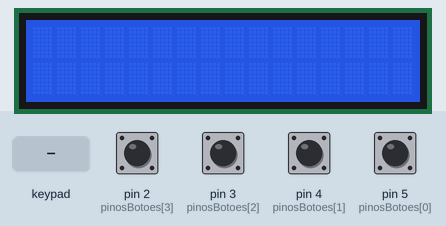
Bench run of a sketch on a simulated Arduino Uno, built with avr-gcc and run on an emulated ATmega328P. Shown: 16×2 character LCD. Inputs (shaded band) come from the test bench; at power-on: pin 2 (pinosBotoes[3]), pin 3 (pinosBotoes[2]), pin 4 (pinosBotoes[1]), pin 5 (pinosBotoes[0]) HIGH.

Above: at 1.2 s.
1.3 s: keypad keys 9 8 7 6 * pressed 0.4 s apart
At 3.2 s:
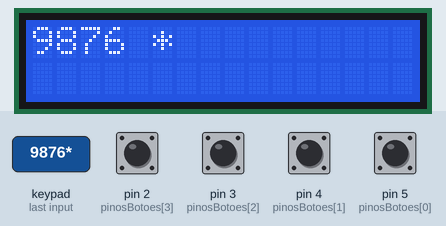
4.8 s: key '+' pressed
6.3 s: key '/' pressed
At 6.9 s:
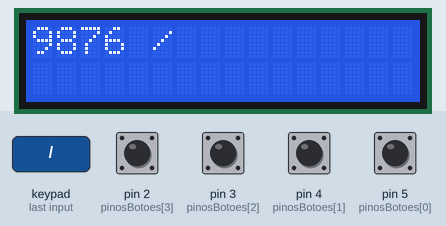
7.8 s: pin 4 (pinosBotoes[1]) pulled LOW for 0.15 s
9.4 s: pin 3 (pinosBotoes[2]) pulled LOW for 0.15 s
At 10.4 s:
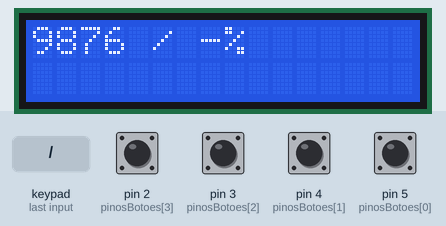
11.0 s: keypad keys 9 8 7 6 = pressed 0.4 s apart
At 12.9 s:
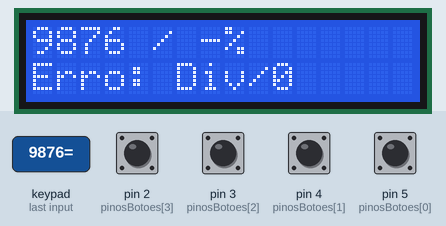
Timing chart, 0 to 14.4 s (numbered marks = the images above; inputs shaded):
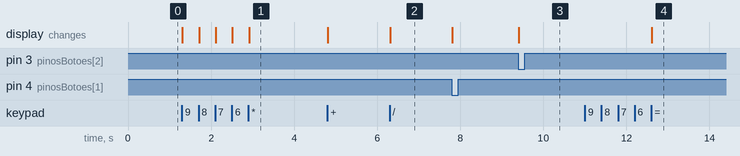

The sketch:

calculadora.ino
```cpp
#include <Wire.h>
#include <LiquidCrystal_I2C.h>
#include <Keypad.h>

// Definições de constantes para o Keypad e LCD
const uint8_t LINHAS = 4;
const uint8_t COLUNAS = 4;
char teclas[LINHAS][COLUNAS] = {
  { '1', '2', '3', '+' },
  { '4', '5', '6', '-' },
  { '7', '8', '9', '*' },
  { '.', '0', '=', '/' }
};

// Definição dos pinos das colunas e linhas do teclado
uint8_t pinosColunas[COLUNAS] = { 9, 8, 7, 6 };
uint8_t pinosLinhas[LINHAS] = { 13, 12, 11, 10 };

// Pinos dos botões adicionais
uint8_t pinosBotoes[] = { 5, 4, 3, 2 };

// Instanciando Keypad e LCD
Keypad teclado = Keypad(makeKeymap(teclas), pinosLinhas, pinosColunas, LINHAS, COLUNAS);
LiquidCrystal_I2C lcd(0x27, 16, 2);

class Calculadora {
  private:
    String primeiroNumero;
    String segundoNumero;
    String stringEntrada;
    char operacao;
    bool segundoNumeroAtivo;
    bool porcentagemAplicadaPrimeiro;
    bool porcentagemAplicadaSegundo;

  public:
    Calculadora() {
      primeiroNumero = "";
      segundoNumero = "";
      stringEntrada = "";
      operacao = '\0';
      segundoNumeroAtivo = false;
      porcentagemAplicadaPrimeiro = false;
      porcentagemAplicadaSegundo = false;
    }

    void limparCalculadora() {
      primeiroNumero = "";
      segundoNumero = "";
      stringEntrada = "";
      operacao = '\0';
      segundoNumeroAtivo = false;
      porcentagemAplicadaPrimeiro = false;
      porcentagemAplicadaSegundo = false;
      lcd.clear();
    }

    void adicionarNumero(char tecla) {
      if (stringEntrada.length() >= 16) return;

      String &numeroAtual = segundoNumeroAtivo ? segundoNumero : primeiroNumero;
      bool &porcentagemAplicada = segundoNumeroAtivo ? porcentagemAplicadaSegundo : porcentagemAplicadaPrimeiro;

      if (porcentagemAplicada || (tecla == '.' && numeroAtual.indexOf('.') != -1) || (tecla == '0' && numeroAtual == "-")) return;
      if (tecla == '.' && numeroAtual == "-") numeroAtual = "-0";

      numeroAtual += tecla;
      atualizarDisplay();
    }

    void definirOperacao(char tecla) {
      if (primeiroNumero.length() > 0) {
        if (!segundoNumeroAtivo) segundoNumeroAtivo = true;
        operacao = tecla;
      }
      atualizarDisplay();
    }

    void calcularResultado() {
      if (primeiroNumero.length() > 0 && segundoNumero.length() > 0) {
        float num1 = converterNumero(primeiroNumero);
        float num2 = converterNumero(segundoNumero);

        if (porcentagemAplicadaPrimeiro) num1 /= 100.0;
        if (porcentagemAplicadaSegundo) num2 = (num1 * num2) / 100.0;

        float resultado = realizarOperacao(num1, num2, operacao);
        exibirResultado(resultado);
      }
    }

    void exibirResultado(float resultado) {
      if (!isnan(resultado)) {
        lcd.setCursor(0, 1);
        lcd.print(resultado);
        delay(3000);
        limparCalculadora();
      } else {
        exibirErro("Erro: Div/0");
      }
    }

    void exibirErro(String mensagem) {
      lcd.setCursor(0, 1);
      lcd.print(mensagem);
      delay(2000);
      limparCalculadora();
    }

    void alternarSinal() {
      String &numeroAtual = segundoNumeroAtivo ? segundoNumero : primeiroNumero;
      if (numeroAtual.startsWith("-")) numeroAtual.remove(0, 1);
      else numeroAtual = "-" + numeroAtual;

      if (numeroAtual == "-0" || numeroAtual == "-0." || numeroAtual == "-.") numeroAtual = "0";
      atualizarDisplay();
    }

    void aplicarPorcentagem() {
      String &numeroAtual = segundoNumeroAtivo ? segundoNumero : primeiroNumero;
      bool &porcentagemAplicada = segundoNumeroAtivo ? porcentagemAplicadaSegundo : porcentagemAplicadaPrimeiro;

      if (numeroAtual.length() > 0 && !porcentagemAplicada) {
        porcentagemAplicada = true;
        numeroAtual += "%";
      }
      atualizarDisplay();
    }

    void apagarCaractere() {
      String &numeroAtual = segundoNumeroAtivo ? segundoNumero : primeiroNumero;
      bool &porcentagemAplicada = segundoNumeroAtivo ? porcentagemAplicadaSegundo : porcentagemAplicadaPrimeiro;

      if (numeroAtual.length() > 0) {
        if (numeroAtual.endsWith("%")) porcentagemAplicada = false;
        numeroAtual.remove(numeroAtual.length() - 1);
      } else if (segundoNumeroAtivo) {
        segundoNumeroAtivo = false;
      } else if (operacao != '\0') {
        operacao = '\0';
      }
      atualizarDisplay();
    }

    void atualizarDisplay() {
      stringEntrada = primeiroNumero;
      if (segundoNumeroAtivo) stringEntrada += " " + String(operacao) + " " + segundoNumero;
      lcd.clear();
      lcd.setCursor(0, 0);
      lcd.print(stringEntrada);
    }

    float converterNumero(String numero) {
      numero.replace("%", "");
      return numero.toFloat();
    }

    float realizarOperacao(float num1, float num2, char operacao) {
      switch (operacao) {
        case '+': return num1 + num2;
        case '-': return num1 - num2;
        case '*': return num1 * num2;
        case '/': return (num2 != 0) ? num1 / num2 : NAN;
        default: return NAN;
      }
    }
};

Calculadora calculadora;

void setup() {
  lcd.init();
  lcd.backlight();

  for (uint8_t i = 0; i < sizeof(pinosBotoes); ++i) {
    pinMode(pinosBotoes[i], INPUT_PULLUP);
  }

  calculadora.limparCalculadora();
}

void loop() {
  char tecla = teclado.getKey();

  if (digitalRead(pinosBotoes[0]) == LOW) {
    calculadora.limparCalculadora();
    debounce();
  }
  if (digitalRead(pinosBotoes[1]) == LOW) {
    calculadora.alternarSinal();
    debounce();
  }
  if (digitalRead(pinosBotoes[2]) == LOW) {
    calculadora.aplicarPorcentagem();
    debounce();
  }
  if (digitalRead(pinosBotoes[3]) == LOW) {
    calculadora.apagarCaractere();
    debounce();
  }

  if (tecla != NO_KEY) {
    if (ehDigitoOuDecimal(tecla)) {
      calculadora.adicionarNumero(tecla);
    } else if (ehOperador(tecla)) {
      calculadora.definirOperacao(tecla);
    } else if (tecla == '=') {
      calculadora.calcularResultado();
    }
  }
}

bool ehDigitoOuDecimal(char tecla) {
  return (tecla >= '0' && tecla <= '9') || (tecla == '.');
}

bool ehOperador(char tecla) {
  return tecla == '+' || tecla == '-' || tecla == '*' || tecla == '/';
}

void debounce() {
  delay(200);
}
```

Measured:
- after the input at 1.3 s, the display: first changes at once (image 1 shows a later state)
- after the input at 6.3 s, the display: changes at once (image 2)
- after the input at 9.4 s, the display: changes at once (image 3)
- after the input at 11.0 s, the display: changes after 1.6 s (image 4)
